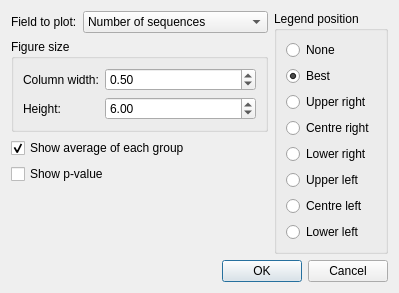
<?xml version="1.0" encoding="UTF-8"?>
<ui version="4.0">
 <class>BarPlotDialog</class>
 <widget class="QDialog" name="BarPlotDialog">
  <property name="geometry">
   <rect>
    <x>0</x>
    <y>0</y>
    <width>364</width>
    <height>264</height>
   </rect>
  </property>
  <property name="sizePolicy">
   <sizepolicy hsizetype="Fixed" vsizetype="Fixed">
    <horstretch>0</horstretch>
    <verstretch>0</verstretch>
   </sizepolicy>
  </property>
  <property name="windowTitle">
   <string>Bar plot</string>
  </property>
  <property name="windowIcon">
   <iconset>
    <normaloff>../../../../../icons/programIcon.png</normaloff>../../../../../icons/programIcon.png</iconset>
  </property>
  <layout class="QVBoxLayout" name="verticalLayout_4">
   <item>
    <layout class="QHBoxLayout" name="horizontalLayout_2">
     <item>
      <layout class="QVBoxLayout" name="verticalLayout_3">
       <item>
        <layout class="QHBoxLayout" name="horizontalLayout">
         <item>
          <widget class="QLabel" name="lblFieldToPlot">
           <property name="text">
            <string>Field to plot:</string>
           </property>
          </widget>
         </item>
         <item>
          <widget class="QComboBox" name="cboFieldToPlot">
           <property name="sizePolicy">
            <sizepolicy hsizetype="Preferred" vsizetype="Fixed">
             <horstretch>1</horstretch>
             <verstretch>0</verstretch>
            </sizepolicy>
           </property>
           <item>
            <property name="text">
             <string>Number of sequences</string>
            </property>
           </item>
           <item>
            <property name="text">
             <string>Proportion of sequences (%)</string>
            </property>
           </item>
          </widget>
         </item>
        </layout>
       </item>
       <item>
        <widget class="QGroupBox" name="groupBox_3">
         <property name="title">
          <string>Figure size</string>
         </property>
         <layout class="QVBoxLayout" name="verticalLayout_6">
          <item>
           <layout class="QFormLayout" name="formLayout_2">
            <property name="fieldGrowthPolicy">
             <enum>QFormLayout::AllNonFixedFieldsGrow</enum>
            </property>
            <item row="0" column="1">
             <widget class="QDoubleSpinBox" name="spinFigColWidth">
              <property name="decimals">
               <number>2</number>
              </property>
              <property name="minimum">
               <double>0.010000000000000</double>
              </property>
              <property name="maximum">
               <double>10.000000000000000</double>
              </property>
              <property name="singleStep">
               <double>0.010000000000000</double>
              </property>
              <property name="value">
               <double>0.500000000000000</double>
              </property>
             </widget>
            </item>
            <item row="1" column="0">
             <widget class="QLabel" name="lblFigureHeight">
              <property name="text">
               <string>Height:</string>
              </property>
             </widget>
            </item>
            <item row="1" column="1">
             <widget class="QDoubleSpinBox" name="spinFigHeight">
              <property name="minimum">
               <double>0.100000000000000</double>
              </property>
              <property name="maximum">
               <double>20.000000000000000</double>
              </property>
              <property name="singleStep">
               <double>0.050000000000000</double>
              </property>
              <property name="value">
               <double>6.000000000000000</double>
              </property>
             </widget>
            </item>
            <item row="0" column="0">
             <widget class="QLabel" name="lblFigureWidth">
              <property name="text">
               <string>Column width:</string>
              </property>
             </widget>
            </item>
           </layout>
          </item>
         </layout>
        </widget>
       </item>
       <item>
        <widget class="QCheckBox" name="chkShowAverage">
         <property name="text">
          <string>Show average of each group</string>
         </property>
         <property name="checked">
          <bool>true</bool>
         </property>
        </widget>
       </item>
       <item>
        <widget class="QCheckBox" name="chkShowPvalue">
         <property name="text">
          <string>Show p-value</string>
         </property>
        </widget>
       </item>
       <item>
        <spacer name="verticalSpacer">
         <property name="orientation">
          <enum>Qt::Vertical</enum>
         </property>
         <property name="sizeHint" stdset="0">
          <size>
           <width>20</width>
           <height>40</height>
          </size>
         </property>
        </spacer>
       </item>
      </layout>
     </item>
     <item>
      <layout class="QVBoxLayout" name="verticalLayout_2">
       <item>
        <widget class="QGroupBox" name="groupBox">
         <property name="title">
          <string>Legend position</string>
         </property>
         <layout class="QVBoxLayout" name="verticalLayout">
          <item>
           <widget class="QRadioButton" name="radioLegendPosNone">
            <property name="text">
             <string>None</string>
            </property>
           </widget>
          </item>
          <item>
           <widget class="QRadioButton" name="radioLegendPosBest">
            <property name="text">
             <string>Best</string>
            </property>
            <property name="checked">
             <bool>true</bool>
            </property>
           </widget>
          </item>
          <item>
           <widget class="QRadioButton" name="radioLegendPosUpperRight">
            <property name="text">
             <string>Upper right</string>
            </property>
           </widget>
          </item>
          <item>
           <widget class="QRadioButton" name="radioLegendPosCentreRight">
            <property name="text">
             <string>Centre right</string>
            </property>
           </widget>
          </item>
          <item>
           <widget class="QRadioButton" name="radioLegendPosLowerRight">
            <property name="text">
             <string>Lower right</string>
            </property>
           </widget>
          </item>
          <item>
           <widget class="QRadioButton" name="radioLegendPosUpperLeft">
            <property name="text">
             <string>Upper left</string>
            </property>
           </widget>
          </item>
          <item>
           <widget class="QRadioButton" name="radioLegendPosCentreLeft">
            <property name="text">
             <string>Centre left</string>
            </property>
           </widget>
          </item>
          <item>
           <widget class="QRadioButton" name="radioLegendPosLowerLeft">
            <property name="text">
             <string>Lower left</string>
            </property>
            <property name="checked">
             <bool>false</bool>
            </property>
           </widget>
          </item>
         </layout>
        </widget>
       </item>
      </layout>
     </item>
    </layout>
   </item>
   <item>
    <layout class="QHBoxLayout" name="horizontalLayout_5">
     <item>
      <spacer name="horizontalSpacer">
       <property name="orientation">
        <enum>Qt::Horizontal</enum>
       </property>
       <property name="sizeHint" stdset="0">
        <size>
         <width>100</width>
         <height>20</height>
        </size>
       </property>
      </spacer>
     </item>
     <item>
      <widget class="QDialogButtonBox" name="buttonBox">
       <property name="orientation">
        <enum>Qt::Horizontal</enum>
       </property>
       <property name="standardButtons">
        <set>QDialogButtonBox::Cancel|QDialogButtonBox::Ok</set>
       </property>
       <property name="centerButtons">
        <bool>false</bool>
       </property>
      </widget>
     </item>
    </layout>
   </item>
  </layout>
 </widget>
 <resources/>
 <connections>
  <connection>
   <sender>buttonBox</sender>
   <signal>accepted()</signal>
   <receiver>BarPlotDialog</receiver>
   <slot>accept()</slot>
   <hints>
    <hint type="sourcelabel">
     <x>248</x>
     <y>254</y>
    </hint>
    <hint type="destinationlabel">
     <x>157</x>
     <y>274</y>
    </hint>
   </hints>
  </connection>
  <connection>
   <sender>buttonBox</sender>
   <signal>rejected()</signal>
   <receiver>BarPlotDialog</receiver>
   <slot>reject()</slot>
   <hints>
    <hint type="sourcelabel">
     <x>316</x>
     <y>260</y>
    </hint>
    <hint type="destinationlabel">
     <x>286</x>
     <y>274</y>
    </hint>
   </hints>
  </connection>
 </connections>
 <designerdata>
  <property name="gridDeltaX">
   <number>10</number>
  </property>
  <property name="gridDeltaY">
   <number>10</number>
  </property>
  <property name="gridSnapX">
   <bool>true</bool>
  </property>
  <property name="gridSnapY">
   <bool>true</bool>
  </property>
  <property name="gridVisible">
   <bool>true</bool>
  </property>
 </designerdata>
</ui>
